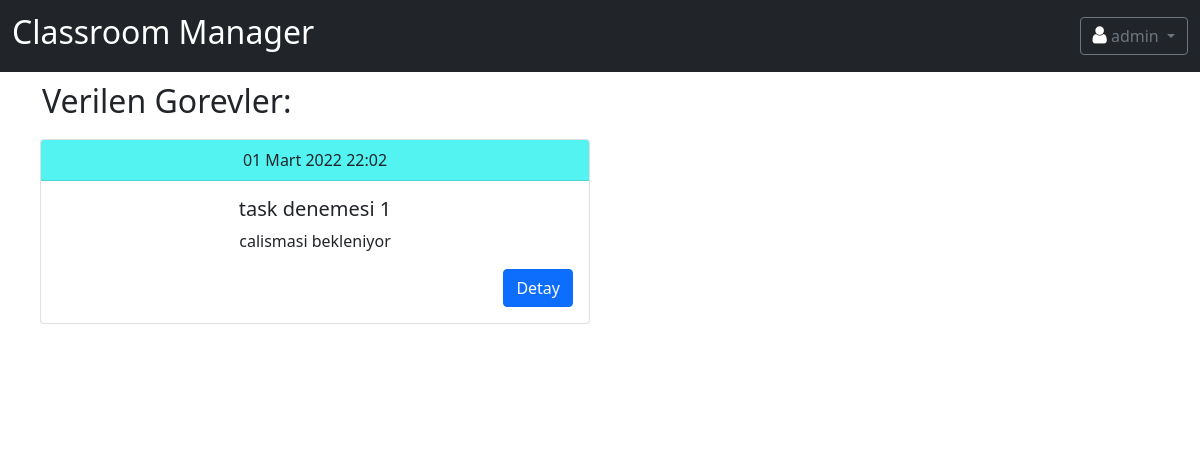
The app's page / (signed in), older data.
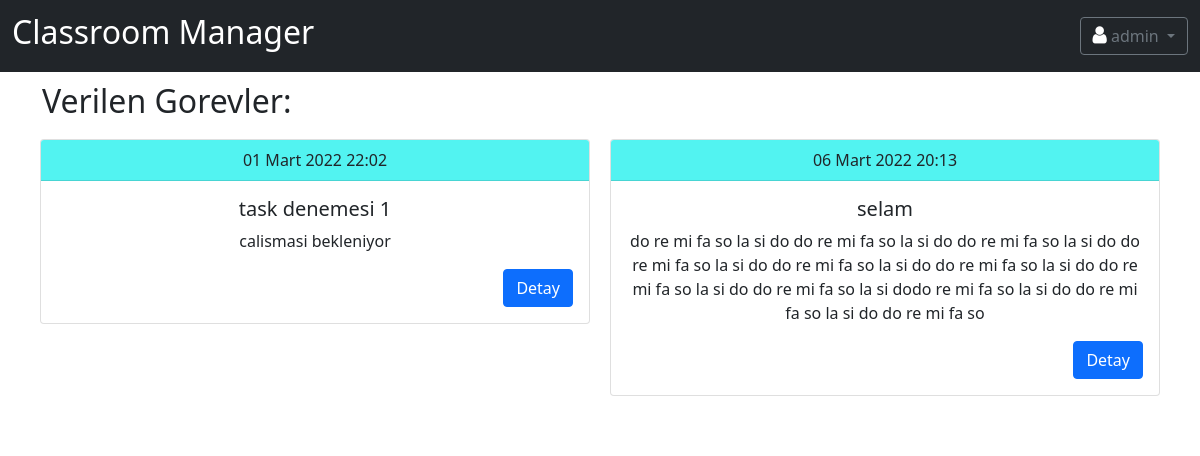
The same page, newer data.
### app/models/Task.py (models this page shows, shortened)
class Task(models.Model):
    title = models.CharField(max_length=60)
    content = models.TextField(max_length=255)
    teacher = models.ForeignKey(Teacher,on_delete=models.CASCADE,related_name='tasks')
    finished = models.ManyToManyField(Student,blank=True,related_name="finished")
    unfinished = models.ManyToManyField(Student,blank=True,related_name="unfinished")
    created_date = models.DateTimeField(auto_now_add=True)

### app/views/index.py (the view)
# urls.py: path('',indexView,name='index'),
@login_required(login_url='/login')
def indexView(request):
    try:
        student = request.user.student.get()
        context = {
        'finished' : student.finished.all(),
        'unfinished' : student.unfinished.all(),
        }
    except:
        teacher = request.user.teacher.first()
        context={
            'tasks' : teacher.tasks.all()
        }
    return render(request,'index.html',context)

### templates/index.html (shortened to what this page needs)
{% extends "includes/base.html" %}
{% block body %}
{% if tasks %}
<h2 style='margin-top:10px'>Verilen Gorevler:</h2>
<div class="row">
{% for task in tasks %}
  <div class="column">
      <div class="card text-center">
        <div class="card-header" id="card_header_info">{{task.created_date}}</div>
          <div class="card-body">
              <h5 class="card-title">{{task.title}}</h5>
              <p class="card-text">{{task.content}}</p>
<div class="d-grid gap-2 d-md-flex justify-content-md-end">
              <a href="/task/{{task.id}}" class="btn btn-primary">Detay</a></div>
          </div>
      </div>
  </div>
{% endfor %}
{% endif %}
{% endblock body %}

### templates/includes/base.html (shortened to what this page needs)
{% load static %}
<!DOCTYPE html>
<html lang="en">
<head>
    <link rel="stylesheet" href="https://cdnjs.cloudflare.com/ajax/libs/font-awesome/4.7.0/css/font-awesome.min.css">
    <link href="https://cdn.jsdelivr.net/npm/bootstrap@5.1.1/dist/css/bootstrap.min.css" rel="stylesheet">
    <link rel="stylesheet" href="{% static 'css/style.css' %}">
</head>
<body>
    {% include "includes/navbar.html" %}
    <div class="container">
      {% block body %}
      {% endblock body %}
    </div>
</body>
</html>

### templates/includes/navbar.html (shortened to what this page needs)
<nav class="navbar navbar-expand-lg navbar-dark bg-dark sticky-top">
    <div class="container-fluid">
      <a href="/" translate="no" class="navbar-brand">
        <h2>Classroom Manager</h2>
      </a>
        <div id="navb" class="navbar-nav ms-auto">
          {% if request.user.is_authenticated %}
          <div class="btn-group" role="group">
            <button id="btnGroupDrop1" type="button" class="btn btn-outline-secondary dropdown-toggle"
              data-bs-toggle="dropdown" aria-expanded="true">
              <i class="fa fa-user " style="font-size: 20px; color: white"></i> {{request.user.username}}
            </button>
          </div>
        </div>
        {% endif %}
      </div>
  </nav>

### static/css/style.css (style rules this page uses)
#card_header_info { background-color: rgb(82, 243, 241) !important; }
.column { float: left; width: 50%; padding: 10px; height: 300px; }
.row:after { content: ""; display: table; clear: both; }

### templates/includes/base.html (style rules this page uses)
#card_header_info { background-color: rgb(82, 243, 241) !important; }
.column { float: left; width: 50%; padding: 10px; height: 300px; }
.row:after { content: ""; display: table; clear: both; }

Row changes from the older to the newer data that the page shows:
added Task: created_date "06 Mart 2022 20:13", title "selam", content "do re mi fa so la si do do re mi fa so la si do do re mi fa so la si do do re mi fa so la si do do re mi fa so la si do do re mi fa so la si do do re mi fa so la si do do re mi fa so la si dodo re mi fa so la si do do re mi fa so la si do do re mi fa so"
